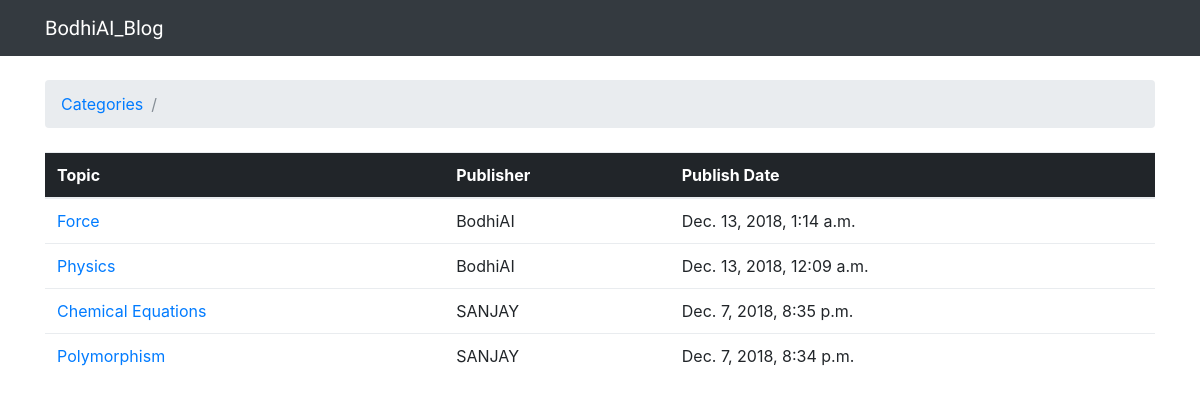
Screenshot of /categories/2/ with the database file from the repository.
### BodhiAI_Blog_App/models.py (models this page shows, shortened)
class Topic(models.Model):
    subject = models.CharField(max_length=255)
    last_updated = models.DateTimeField(default=timezone.now)
    category = models.ForeignKey(Category,on_delete=models.CASCADE, related_name='topics')
    Publisher = models.ForeignKey(User,on_delete=models.CASCADE,related_name='topics')

### BodhiAI_Blog_App/views.py (the view)
# urls.py: url(r'^categories/(?P<pk>\d+)/$', views.category_topics, name='category_topics'),
def category_topics(request, pk):
    category = get_object_or_404(Category, pk=pk)
    topics = category.topics.order_by('-last_updated')
    return render(request, 'topics.html', {'category': category, 'topics': topics})

### templates/topics.html (shortened to what this page needs)
{% extends 'base.html' %}
{% block breadcrumb %}
  <li class="breadcrumb-item"><a href="{% url 'home' %}">Categories</a></li>
  <li class="breadcrumb-item active">{{ categoy.name }}</li>
{% endblock %}
{% block content %}
  <table class="table">
    <thead class="thead-inverse">
      <tr>
        <th>Topic</th>
        <th>Publisher</th>
        <th>Publish Date</th>
      </tr>
    </thead>
    <tbody>
      {% for topic in topics %}
        <tr>
          <td><a href="{% url 'topic_posts' category.pk topic.pk %}">{{ topic.subject }}</a></td>
          <td>{{ topic.Publisher.username }}</td>
          <td>{{ topic.last_updated }}</td>
        </tr>
      {% endfor %}
    </tbody>
  </table>
{% endblock %}

### templates/base.html (shortened to what this page needs)
{% load static %}
<html>
  <head>
    <link rel="stylesheet" href="{% static 'img/css/bootstrap.min.css' %}">
    <link rel="stylesheet" href="{% static 'img/css/app.css' %}">
  </head>
  <body>
    {% block body %}
      <nav class="navbar navbar-expand-sm navbar-dark bg-dark">
        <div class="container">
          <a class="navbar-brand" href="{% url 'home' %}">BodhiAI_Blog</a>
        </div>
      </nav>
      <div class="container">
        <ol class="breadcrumb my-4">
          {% block breadcrumb %}
          {% endblock %}
        </ol>
        {% block content %}
        {% endblock %}
      </div>
    {% endblock body %}
</body>
</html>

### static/img/css/app.css (style rules this page uses)
.navbar-brand { font-family: 'Peralta', cursive; }

### rows the page displays
Topic: subject "Force", Publisher.username "BodhiAI", last_updated "Dec. 13, 2018, 1:14 a.m."
Topic: subject "Physics", Publisher.username "BodhiAI", last_updated "Dec. 13, 2018, 12:09 a.m."
Topic: subject "Chemical Equations", Publisher.username "SANJAY", last_updated "Dec. 7, 2018, 8:35 p.m."
Topic: subject "Polymorphism", Publisher.username "SANJAY", last_updated "Dec. 7, 2018, 8:34 p.m."
